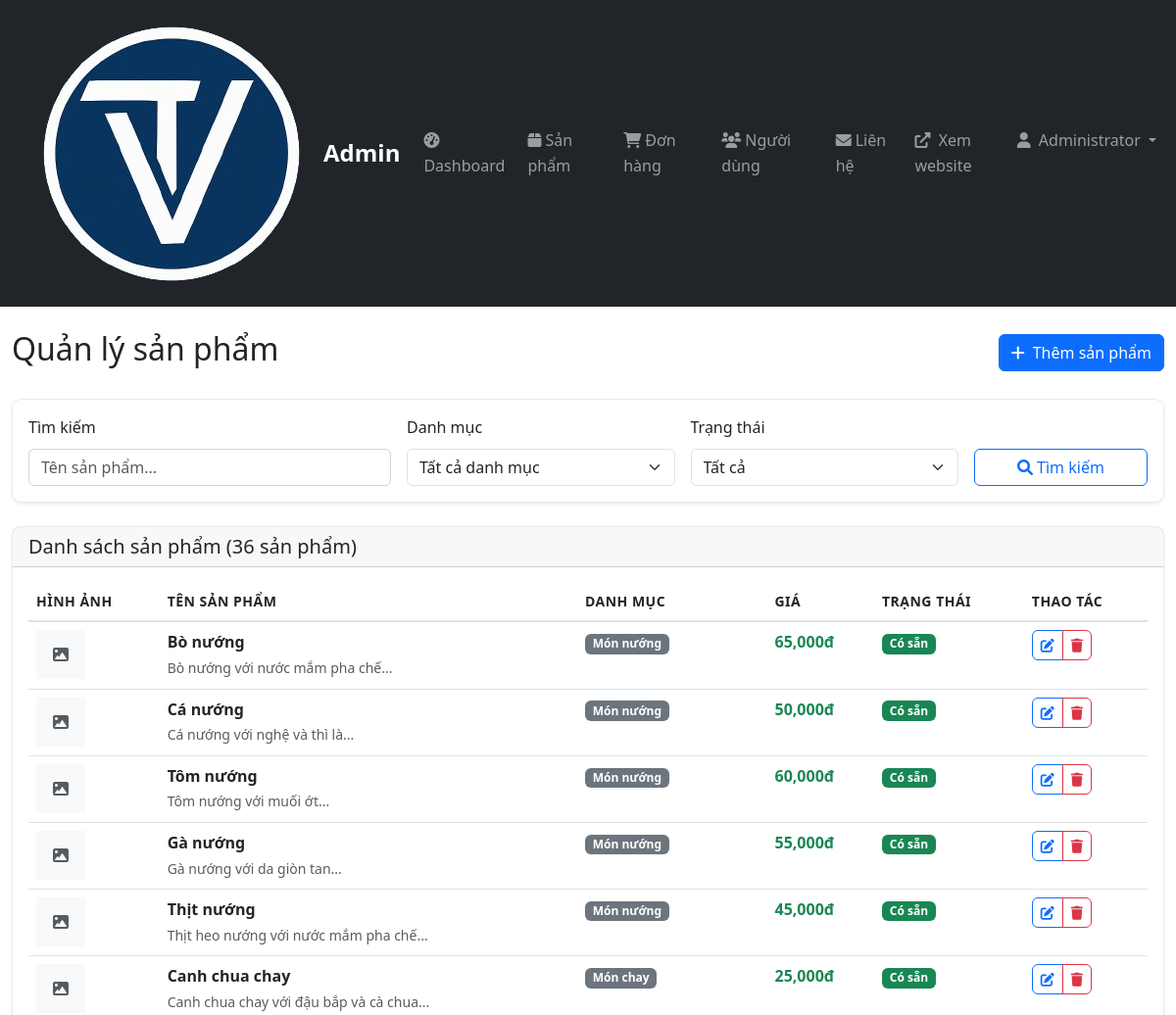
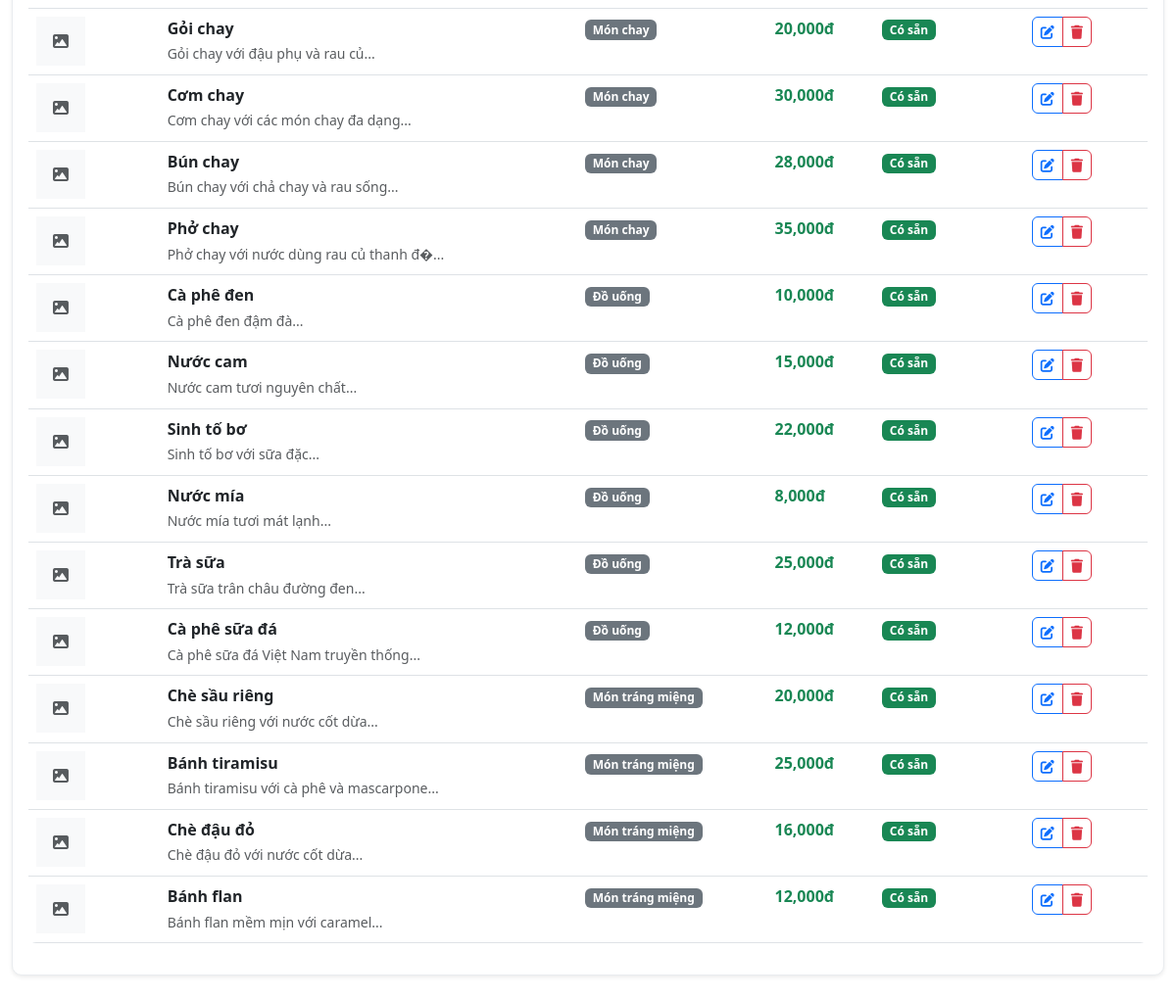
/admin/products (signed in), run on the app's committed database (2 pictures, top to bottom).
### tables this page shows
CREATE TABLE IF NOT EXISTS products (
    id INT AUTO_INCREMENT PRIMARY KEY,
    name VARCHAR(200) NOT NULL,
    description TEXT,
    price DECIMAL(10,2) NOT NULL,
    image_url VARCHAR(255),
    category_id INT,
    is_available BOOLEAN DEFAULT true,
    is_featured BOOLEAN DEFAULT false,
    updated_at TIMESTAMP DEFAULT CURRENT_TIMESTAMP ON UPDATE CURRENT_TIMESTAMP,
    FOREIGN KEY (category_id) REFERENCES categories(id) ON DELETE SET NULL
);

CREATE TABLE IF NOT EXISTS categories (
    id INT AUTO_INCREMENT PRIMARY KEY,
    name VARCHAR(100) NOT NULL,
    description TEXT,
    image_url VARCHAR(255),
    is_active BOOLEAN DEFAULT true,
    created_at TIMESTAMP DEFAULT CURRENT_TIMESTAMP,
    updated_at TIMESTAMP DEFAULT CURRENT_TIMESTAMP ON UPDATE CURRENT_TIMESTAMP
);

### app/Views/admin/products/index.php (the view, shortened to what the rows shown need)
<div class="row">
    <div class="col-12">
        <div class="d-flex justify-content-between align-items-center mb-4">
            <h2>Quản lý sản phẩm</h2>
        </div>
    </div>
</div>
<div class="row">
    <div class="col-12">
        <div class="card">
            <div class="card-body">
                <?php if (empty($products)): ?>
                    <div class="text-center py-4">
                        <i class="fas fa-box-open fa-3x text-muted mb-3"></i>
                        <p class="text-muted">Không có sản phẩm nào</p>
                        <a href="/admin/products/create" class="btn btn-primary">
                            <i class="fas fa-plus me-2"></i>Thêm sản phẩm đầu tiên
                        </a>
                    </div>
                <?php else: ?>
                    <div class="table-responsive">
                        <table class="table table-hover">
                            <thead>
                                <tr>
                                    <th>Hình ảnh</th>
                                    <th>Tên sản phẩm</th>
                                    <th>Danh mục</th>
                                    <th>Giá</th>
                                    <th>Trạng thái</th>
                                    <th>Thao tác</th>
                                </tr>
                            </thead>
                            <tbody>
                                <?php foreach ($products as $product): ?>
                                    <tr>
                                        <td>
                                            <?php if ($product['image_url']): ?>
                                                <?php
                                                $imageSrc = (strpos($product['image_url'], 'http') === 0)
                                                    ? $product['image_url']
                                                    : '/uploads/' . $product['image_url'];
                                                ?>
                                                <img src="<?= htmlspecialchars($imageSrc) ?>"
                                                     alt="<?= htmlspecialchars($product['name']) ?>"
                                                     class="img-thumbnail" style="width: 50px; height: 50px; object-fit: cover;"
                                                     onerror="this.style.display='none'">
                                            <?php else: ?>
                                                <div class="bg-light d-flex align-items-center justify-content-center"
                                                     style="width: 50px; height: 50px;">
                                                    <i class="fas fa-image text-muted"></i>
                                                </div>
                                            <?php endif; ?>
                                        </td>
                                        <td>
                                            <div>
                                                <strong><?= htmlspecialchars($product['name']) ?></strong>
                                                <?php if ($product['description']): ?>
                                                    <br><small class="text-muted"><?= htmlspecialchars(substr($product['description'], 0, 50)) ?>...</small>
                                                <?php endif; ?>
                                            </div>
                                        </td>
                                        <td>
                                            <span class="badge bg-secondary"><?= htmlspecialchars($product['category_name'] ?? 'N/A') ?></span>
                                        </td>
                                        <td>
                                            <strong class="text-success"><?= number_format($product['price']) ?>đ</strong>
                                        </td>
                                        <td>
                                            <?php if ($product['is_available']): ?>
                                                <span class="badge bg-success">Có sẵn</span>
                                            <?php else: ?>
                                                <span class="badge bg-danger">Hết hàng</span>
                                            <?php endif; ?>
                                        </td>
                                        <td>
                                            <div class="btn-group" role="group">
                                                <a href="/admin/products/<?= $product['id'] ?>/edit"
                                                   class="btn btn-sm btn-outline-primary" title="Sửa">
                                                    <i class="fas fa-edit"></i>
                                                </a>
                                                <button type="button" class="btn btn-sm btn-outline-danger"
                                                        onclick="deleteProduct(<?= $product['id'] ?>)" title="Xóa">
                                                    <i class="fas fa-trash"></i>
                                                </button>
                                            </div>
                                        </td>
                                    </tr>
                                <?php endforeach; ?>
                            </tbody>
                        </table>
                    </div>
                <?php endif; ?>
            </div>
        </div>
    </div>
</div>

### data on the page
products: name "Bò nướng", description "Bò nướng với nước mắm pha chế", category.name "Món nướng", price "65,000", is_available "Có sẵn"
products: name "Cá nướng", description "Cá nướng với nghệ và thì là", category.name "Món nướng", price "50,000", is_available "Có sẵn"
products: name "Tôm nướng", description "Tôm nướng với muối ớt", category.name "Món nướng", price "60,000", is_available "Có sẵn"
products: name "Gà nướng", description "Gà nướng với da giòn tan", category.name "Món nướng", price "55,000", is_available "Có sẵn"
products: name "Thịt nướng", description "Thịt heo nướng với nước mắm pha chế", category.name "Món nướng", price "45,000", is_available "Có sẵn"
products: name "Canh chua chay", description "Canh chua chay với đậu bắp và cà chua", category.name "Món chay", price "25,000", is_available "Có sẵn"
products: name "Gỏi chay", description "Gỏi chay với đậu phụ và rau củ", category.name "Món chay", price "20,000", is_available "Có sẵn"
products: name "Cơm chay", description "Cơm chay với các món chay đa dạng", category.name "Món chay", price "30,000", is_available "Có sẵn"
products: name "Bún chay", description "Bún chay với chả chay và rau sống", category.name "Món chay", price "28,000", is_available "Có sẵn"
products: name "Phở chay", description "Phở chay với nước dùng rau củ thanh đ�", category.name "Món chay", price "35,000", is_available "Có sẵn"
products: name "Cà phê đen", description "Cà phê đen đậm đà", category.name "Đồ uống", price "10,000", is_available "Có sẵn"
products: name "Nước cam", description "Nước cam tươi nguyên chất", category.name "Đồ uống", price "15,000", is_available "Có sẵn"
products: name "Sinh tố bơ", description "Sinh tố bơ với sữa đặc", category.name "Đồ uống", price "22,000", is_available "Có sẵn"
products: name "Nước mía", description "Nước mía tươi mát lạnh", category.name "Đồ uống", price "8,000", is_available "Có sẵn"
products: name "Trà sữa", description "Trà sữa trân châu đường đen", category.name "Đồ uống", price "25,000", is_available "Có sẵn"
products: name "Cà phê sữa đá", description "Cà phê sữa đá Việt Nam truyền thống", category.name "Đồ uống", price "12,000", is_available "Có sẵn"
products: name "Chè sầu riêng", description "Chè sầu riêng với nước cốt dừa", category.name "Món tráng miệng", price "20,000", is_available "Có sẵn"
products: name "Bánh tiramisu", description "Bánh tiramisu với cà phê và mascarpone", category.name "Món tráng miệng", price "25,000", is_available "Có sẵn"
products: name "Chè đậu đỏ", description "Chè đậu đỏ với nước cốt dừa", category.name "Món tráng miệng", price "16,000", is_available "Có sẵn"
products: name "Bánh flan", description "Bánh flan mềm mịn với caramel", category.name "Món tráng miệng", price "12,000", is_available "Có sẵn"

### other printed values
$_SESSION['user_name'] "Administrator"
$totalProducts "36"
